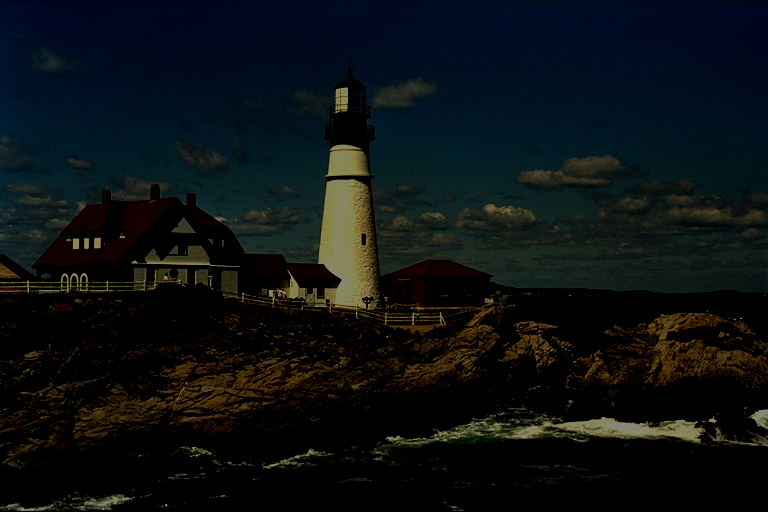
%> input picture matlab/IQM/metrics/15_CEIQ/CEIQ-master/images/1.png, 768 x 512 px
$ octave --eval "result = CEIQ(imread('images/1.png'));"   (GNU Octave 9; MATLAB toolbox functions it lacks are replaced by stand-ins)
%> lines starting %> are read from the running program, lines starting %| are printed output that depends on the picture
%==========================================================================
% J. Yan, J. Li, X. Fu, "No-Reference Quality Assessment of Contrast-Distorted Images using Contrast Enhancement"
%
% Please try your own contrast distorted images with different levels.
% Larger predicted score means better contrast quality.
% This model was trained by all the images in CCID2104 database using
% LIBSVM.
%==========================================================================

function [predicted_score] = CEIQ(Img)
    load('C:\Users\user\OneDrive\IQM\metrics\15_CEIQ\CEIQ-master\data\model.mat');
    feat = [];
    gImg = rgb2gray(Img);
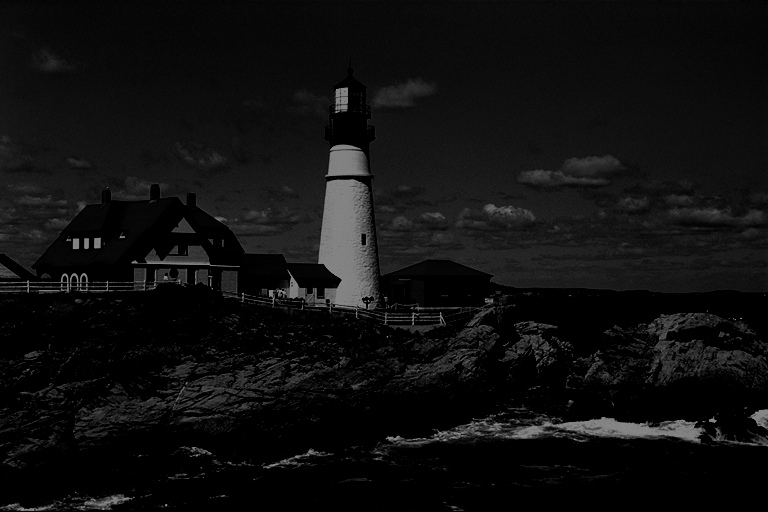
%> gImg: size 512x768 uint8; min 0, max 135, mean 15.4
    enhancedImg = histeq(gImg);
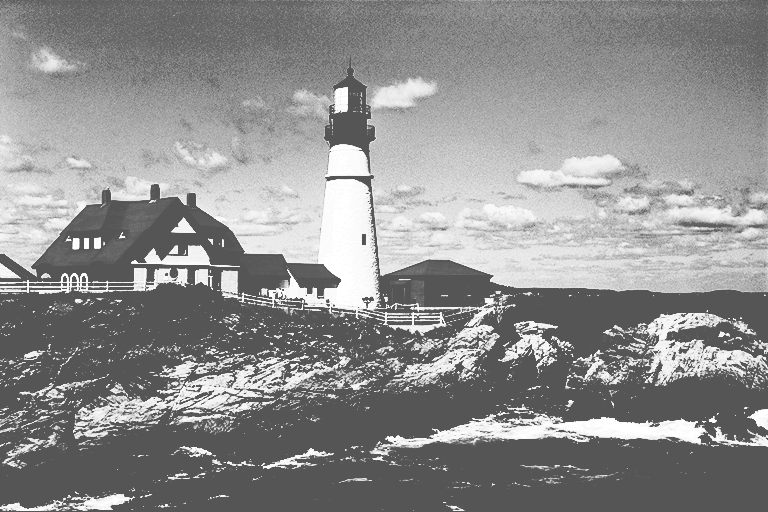
%> enhancedImg: size 512x768 uint8; min 85, max 255, mean 142.3
    [fmean, fmap] = ssim(gImg, enhancedImg);
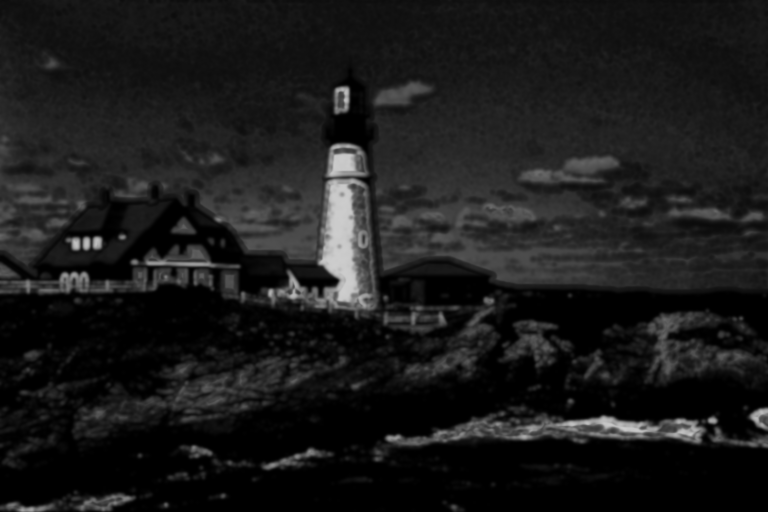
%> fmap: size 512x768 double; min 0.000899, max 0.806, mean 0.105
%> fmean = 0.105
    f1 = fmean; %image similarity, f1
%> f1 = 0.105

    h1 = imhist(gImg, 128);
%> h1 = 128 values, max 139495 at index 1, min 0 at index 69, mean 3072
    h2 = imhist(enhancedImg, 128);
%> h2 = 128 values, max 135494 at index 43, min 0 at index 1, mean 3072
    h1 = h1 / (size(gImg, 1) * size(gImg, 2));
%> h1 = 128 values, max 0.355 at index 1, min 0 at index 69, mean 0.00781
    h2 = h2 / (size(gImg, 1) * size(gImg, 2));
%> h2 = 128 values, max 0.345 at index 43, min 0 at index 1, mean 0.00781
    goodones = h1 > 0 & h2 > 0;
%> goodones = 128 logical values, 9 true
    f2 = - sum(h1(goodones) .* log2(h1(goodones))); % f2, Eq. (3)
%> f2 = 0.0632
    f3 = - sum(h2(goodones) .* log2(h2(goodones))); %f3, Eq. (3)
%> f3 = 1.49
    f4 = - sum(h1(goodones) .* log2(h2(goodones))); %f4, Eq. (4)
%> f4 = 0.0312
    f5 = - sum(h2(goodones) .* log2(h1(goodones))); %f5, Eq. (5)
%> f5 = 5.63

    feat = [feat f1 f2 f3 f4 f5];
%> feat = [0.105 0.0632 1.49 0.0312 5.63]
    [predicted_score accuracy decision_values] = svmpredict(1, feat, model);

end
%> (the run ends here)
